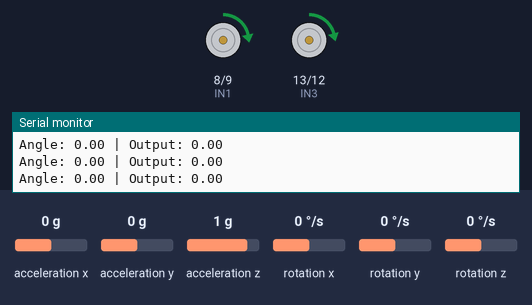
The sketch below on a simulated Arduino Uno, built with avr-gcc and run on an emulated ATmega328P. On the bench: motor-driver pin pairs drawn as motors (green arrow = first pin HIGH = forward, orange = second pin HIGH = backward, longer = more drive, scaled by the enable pin), the last lines printed to the serial monitor. The inputs (shaded band) are chosen by the test bench; at power-on: acceleration y 0 g, acceleration x 0 g, acceleration z 1 g, rotation x 0 °/s, rotation y 0 °/s, rotation z 0 °/s.

Above: at 1.2 s.
1.3 s: acceleration y set to -1.4 g
At 2.5 s:
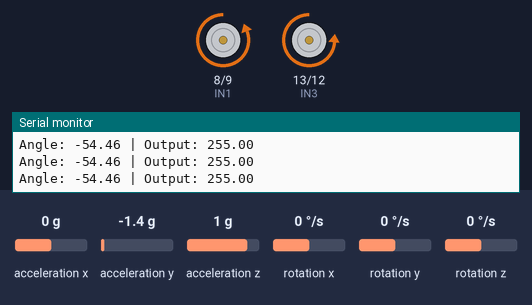
2.8 s: acceleration y set to 0 g
At 4.0 s:
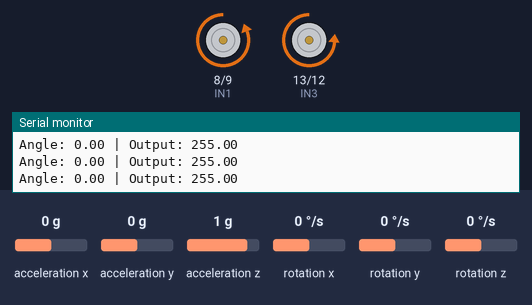
4.3 s: acceleration y set to 0.8 g
At 4.9 s:
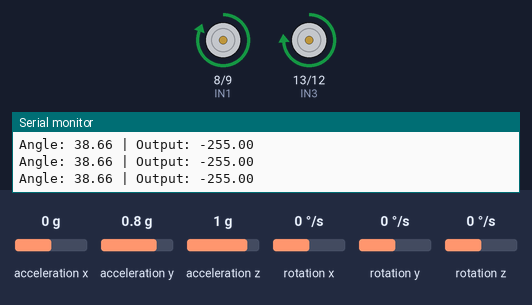
5.8 s: acceleration y set to -0.8 g
At 6.3 s:
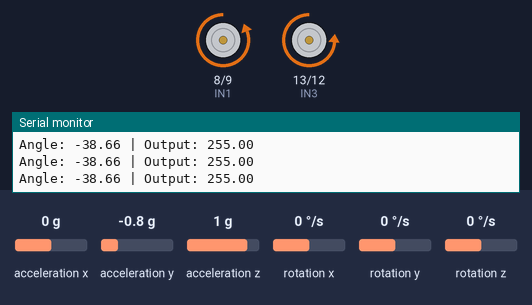
Timing chart, 0 to 8.3 s (numbered marks = the images above; inputs shaded):
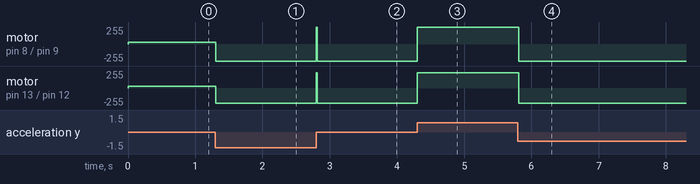

Measured:
- after the input at 1.3 s, motor on pin 8 (IN1) / pin 9 (IN2): forward 30/255 → backward 255/255 at once; motor on pin 13 (IN3) / pin 12 (IN4): forward 27/255 → backward 229/255 at once
- after the input at 2.8 s, motor on pin 8 (IN1) / pin 9 (IN2): backward 255/255 → forward 255/255 at once, → backward 255/255 0.01 s later; motor on pin 13 (IN3) / pin 12 (IN4): backward 229/255 → forward 229/255 at once, → backward 229/255 0.01 s later
- after the input at 4.3 s, motor on pin 8 (IN1) / pin 9 (IN2): backward 255/255 → forward 255/255 at once; motor on pin 13 (IN3) / pin 12 (IN4): backward 229/255 → forward 229/255 at once
- after the input at 5.8 s, motor on pin 8 (IN1) / pin 9 (IN2): forward 255/255 → backward 255/255 at once; motor on pin 13 (IN3) / pin 12 (IN4): forward 229/255 → backward 229/255 at once

The sketch:

Self_Balancing_Robot.ino
```cpp
#include <Wire.h>
#include <MPU6050_tockn.h>
#include <PID_v1.h>

// Motor Pins
#define IN1 8
#define IN2 9
#define ENA 6
#define ENB 5
#define IN3 13
#define IN4 12

#define MIN_ABS_SPEED 30

// MPU6050
MPU6050 mpu(Wire);

// PID
double setpoint = 0;  // target balance angle
double input, output;

double Kp = 80;
double Ki = 320;
double Kd = 1;

PID pid(&input, &output, &setpoint, Kp, Ki, Kd, DIRECT);

// Motor Speed Factors
double motorSpeedFactorLeft = 1.0;
double motorSpeedFactorRight = 0.9;

double x_offset = -1.70, y_offset = 0.98, z_offset = -1.44;

// Setup
void setup() {
  Serial.begin(115200);
  Wire.begin();
  mpu.begin();
  // mpu.calcGyroOffsets(true);  // auto-calibrate
  mpu.setGyroOffsets(x_offset, y_offset, z_offset);

  pinMode(IN1, OUTPUT);
  pinMode(IN2, OUTPUT);
  pinMode(ENA, OUTPUT);
  pinMode(IN3, OUTPUT);
  pinMode(IN4, OUTPUT);
  pinMode(ENB, OUTPUT);

  pid.SetMode(AUTOMATIC);
  pid.SetSampleTime(10);
  pid.SetOutputLimits(-255, 255);
}

// Motor control logic
void moveMotors(double pidOutput, int minSpeed) {
  int speed = abs(pidOutput);
  speed = map(speed, 0, 255, minSpeed, 255);  // Ensure minimum speed

  int leftSpeed = speed * motorSpeedFactorLeft;
  int rightSpeed = speed * motorSpeedFactorRight;

  if (pidOutput > 55) {

    // Tilted backward
    digitalWrite(IN1, LOW);
    digitalWrite(IN2, HIGH);
    analogWrite(ENA, leftSpeed);

    digitalWrite(IN3, LOW);
    digitalWrite(IN4, HIGH);
    analogWrite(ENB, rightSpeed);
  } else {

    // Tilted forward
    digitalWrite(IN1, HIGH);
    digitalWrite(IN2, LOW);
    analogWrite(ENA, leftSpeed);

    digitalWrite(IN3, HIGH);
    digitalWrite(IN4, LOW);
    analogWrite(ENB, rightSpeed);
  }
}

// Main loop
void loop() {
  mpu.update();
  input = mpu.getAngleX();  // Roll angle (side-to-side)

  pid.Compute();
  moveMotors(output, MIN_ABS_SPEED);

  // Debugging
  Serial.print("Angle: ");
  Serial.print(input);
  Serial.print(" | Output: ");
  Serial.println(output);

  delay(10);
}
```
